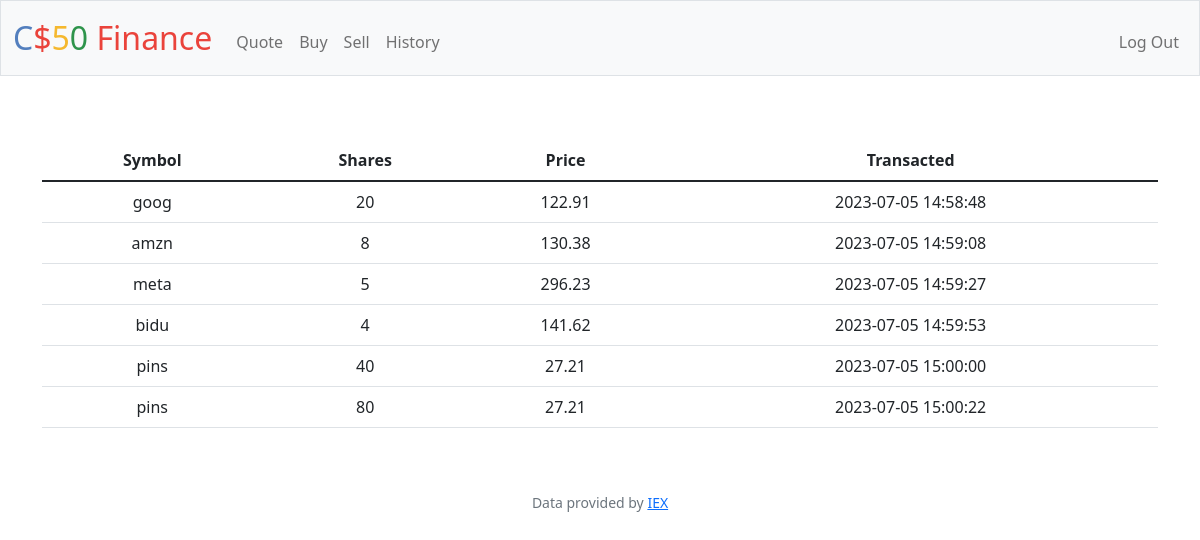
Screenshot of /history (signed in) with the database file from the repository.
### tables this page shows
CREATE TABLE transactions (
id INTEGER PRIMARY KEY AUTOINCREMENT,
user_id INTEGER,
symbol TEXT,
shares INTEGER,
price REAL,
data TIMESTAMP, name TEXT);

### app.py (the view)
@app.route("/history")
@login_required
def history():
    user_id = session["user_id"]
    stocks = db.execute("SELECT symbol, shares, price, data FROM transactions WHERE user_id = ?", user_id)
    return render_template("history.html", database=stocks)

### app.py (called while the page is built)
@app.after_request
def after_request(response):
    response.headers["Cache-Control"] = "no-cache, no-store, must-revalidate"
    response.headers["Expires"] = 0
    response.headers["Pragma"] = "no-cache"
    return response

### helpers.py (called while the page is built)
def login_required(f):
    @wraps(f)
    def decorated_function(*args, **kwargs):
        if session.get("user_id") is None:
            return redirect("/login")
        return f(*args, **kwargs)
    return decorated_function

### templates/history.html (shortened to what this page needs)
{% extends "layout.html" %}
{% block main %}
<div class="container mt-3">
    <table class="table table-hover">
      <thead>
        <tr>
          <th>Symbol</th>
          <th>Shares</th>
          <th>Price</th>
          <th>Transacted</th>
        </tr>
      </thead>
      <tbody>
        {%for row in database%}
            <tr>
            <td>{{ row["symbol"] }}</td>
            <td>{{ row["shares"] }}</td>
            <td>{{ row["price"] }}</td>
            <td>{{row["data"]}}</td>
            </tr>
        {%endfor%}
        </tbody>
    </table>
  </div>
{% endblock %}

### rows the page displays
transactions: symbol "goog", shares "20", price "122.91", data "2023-07-05 14:58:48"
transactions: symbol "amzn", shares "8", price "130.38", data "2023-07-05 14:59:08"
transactions: symbol "meta", shares "5", price "296.23", data "2023-07-05 14:59:27"
transactions: symbol "bidu", shares "4", price "141.62", data "2023-07-05 14:59:53"
transactions: symbol "pins", shares "40", price "27.21", data "2023-07-05 15:00:00"
transactions: symbol "pins", shares "80", price "27.21", data "2023-07-05 15:00:22"
